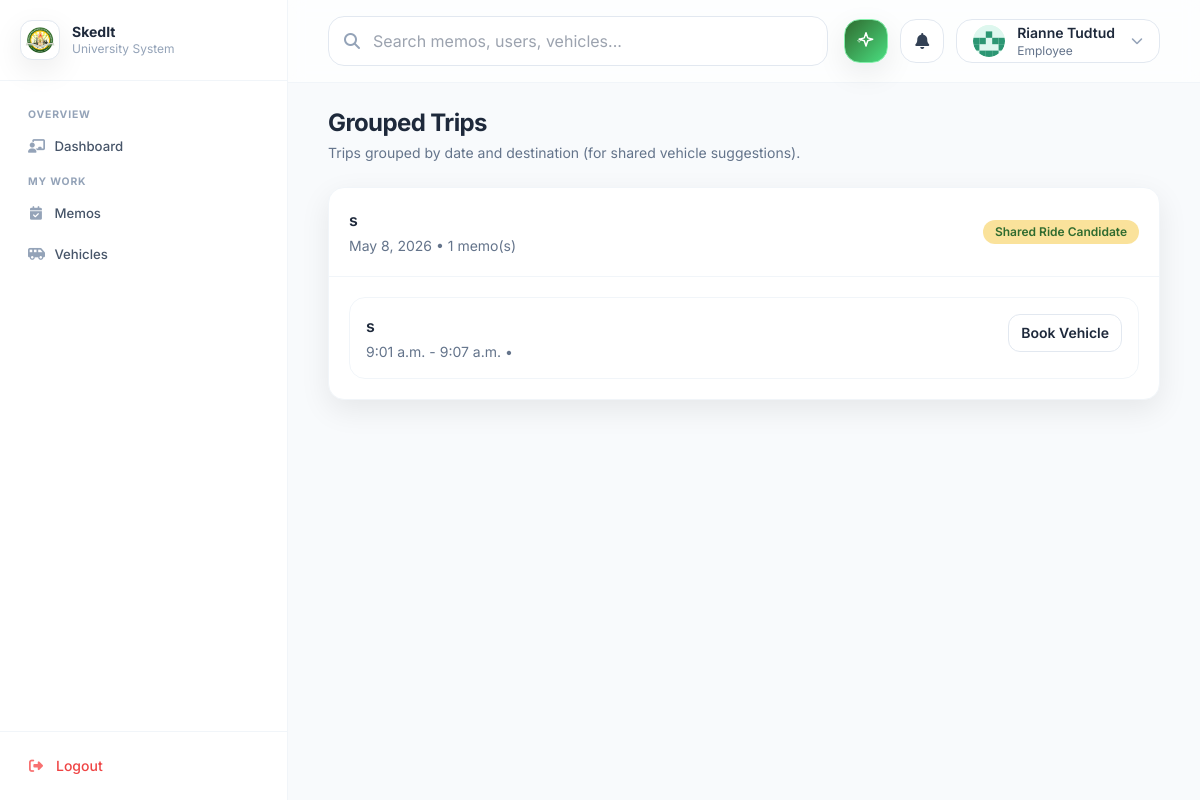
Before: /resources/trips/ (signed in) with the older database file.
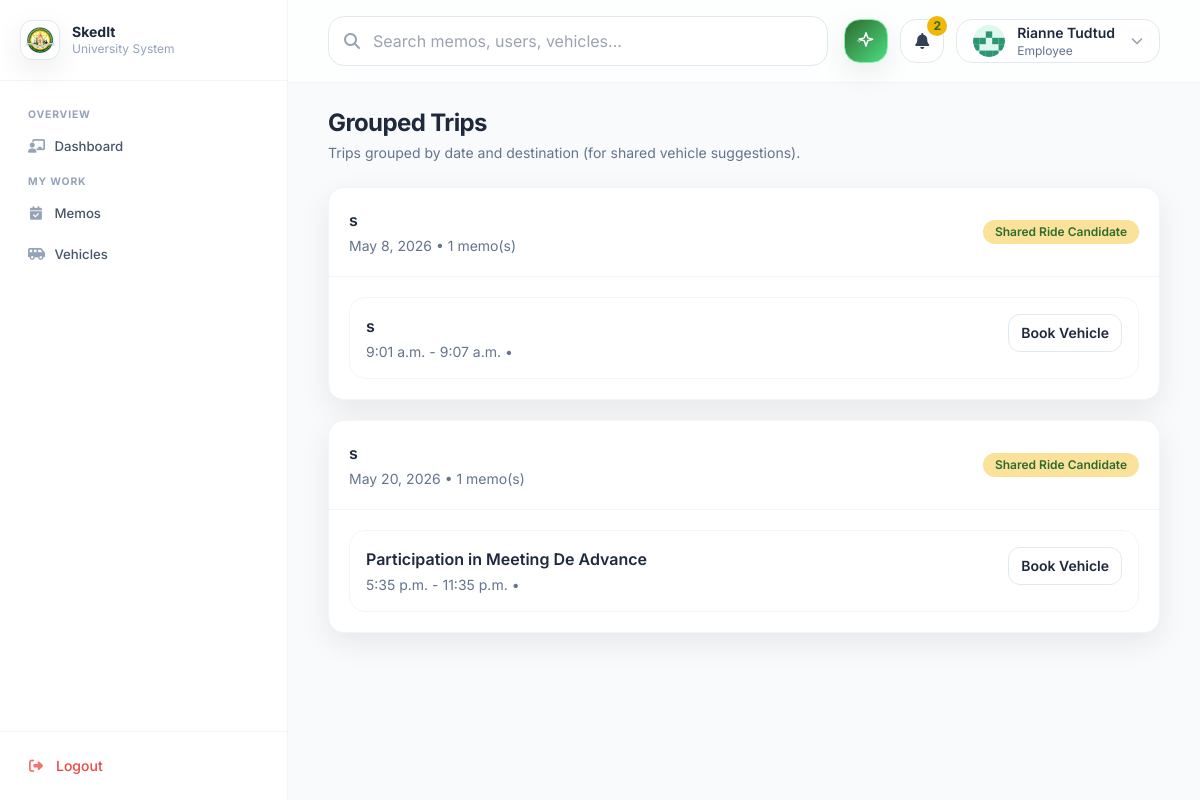
After: the same page with the newer database file.
### memos/models.py (models this page shows, shortened)
class Memo(models.Model):
    class Priority(models.TextChoices):
        CRITICAL = "critical", "Critical"
        HIGH = "high", "High"
        MEDIUM = "medium", "Medium"
        LOW = "low", "Low"
    class Status(models.TextChoices):
        DRAFT = "draft", "Draft"
        PENDING = "pending", "Pending"
        APPROVED = "approved", "Approved"
        REJECTED = "rejected", "Rejected"
        DELEGATED = "delegated", "Delegated"
        CONFLICT = "conflict", "Conflict"
    class Category(models.TextChoices):
        INTERNAL = "internal", "Internal"
        EXTERNAL = "external", "External"
    title = models.CharField(max_length=200)
    description = models.TextField(blank=True)
    created_by = models.ForeignKey(
        settings.AUTH_USER_MODEL,
        on_delete=models.SET_NULL,
        null=True,
        blank=True,
        related_name="created_memos",
    )
    employees = models.ManyToManyField(
        settings.AUTH_USER_MODEL, related_name="memos", blank=True
    )
    to_all = models.BooleanField(default=False)
    reference_number = models.CharField(max_length=50, blank=True)
    date = models.DateField()
    start_time = models.TimeField()
    end_time = models.TimeField()
    venue = models.CharField(max_length=255, blank=True)
    destination = models.CharField(max_length=255, blank=True)
    priority = models.CharField(max_length=10, choices=Priority.choices, default=Priority.MEDIUM)
    required = models.BooleanField(default=False)
    category = models.CharField(max_length=20, choices=Category.choices, default=Category.INTERNAL)
    status = models.CharField(max_length=15, choices=Status.choices, default=Status.PENDING)
    delegated_to = models.ForeignKey(
        settings.AUTH_USER_MODEL,
        on_delete=models.SET_NULL,
        null=True,
        blank=True,
        related_name="delegated_memos",
    )
    campus = models.ForeignKey(
        "accounts.Campus", on_delete=models.SET_NULL, null=True, blank=True, related_name="memos"
    )
    department = models.ForeignKey(
        "accounts.Department", on_delete=models.SET_NULL, null=True, blank=True, related_name="memos"
    )
    created_at = models.DateTimeField(default=timezone.now, editable=False)
    updated_at = models.DateTimeField(auto_now=True)
    class Meta:
        ordering = ["-date", "start_time"]
        indexes = [
            models.Index(fields=["date", "start_time", "end_time"]),
        ]

### resources/views.py (the view)
# urls.py: path("trips/", views.grouped_trips, name="grouped_trips"),
def grouped_trips(request):
    memos = Memo.objects.exclude(destination="").order_by("date", "destination", "start_time")
    grouped = {}
    for m in memos:
        key = (m.date, (m.destination or "").strip().lower())
        grouped.setdefault(key, []).append(m)
    groups = [
        {"date": k[0], "destination": (v[0].destination or "").strip(), "memos": v}
        for k, v in grouped.items()
    ]
    return render(request, "resources/grouped_trips.html", {"groups": groups})

### notifications/context_processors.py (called while the page is built)
def unread_notifications(request):
    user = getattr(request, "user", None)
    if not user or not getattr(user, "is_authenticated", False):
        return {
            "unread_notifications_count": 0,
            "recent_notifications": [],
        }
    return {
        "unread_notifications_count": Notification.objects.filter(user=user, is_read=False).count(),
        "recent_notifications": (
            Notification.objects.filter(user=user)
            .order_by("-created_at")[:8]
        ),
    }

### resources/templates/resources/grouped_trips.html (shortened to what this page needs)
{% extends "base.html" %}
{% block content %}
<div class="flex items-center justify-between gap-4">
  <div>
    <h1 class="text-2xl font-bold tracking-tight">Grouped Trips</h1>
    <p class="text-sm text-slate-500 mt-1">Trips grouped by date and destination (for shared vehicle suggestions).</p>
  </div>
</div>
<div class="mt-6 space-y-5">
  {% for g in groups %}
    <div class="rounded-2xl bg-white border border-slate-100 shadow-soft overflow-hidden">
      <div class="p-5 border-b border-slate-100 flex items-center justify-between">
        <div>
          <div class="font-semibold">{{ g.destination }}</div>
          <div class="text-sm text-slate-500 mt-1">{{ g.date }} • {{ g.memos|length }} memo(s)</div>
        </div>
        <span class="px-3 py-1 rounded-full text-xs font-semibold bg-uniGold/40 text-uniGreen">Shared Ride Candidate</span>
      </div>
      <div class="p-5 space-y-3">
        {% for m in g.memos %}
          <div class="p-4 rounded-2xl border border-slate-100 hover:border-uniGold/60 hover:bg-green-50/40 transition">
            <div class="flex items-start justify-between gap-4">
              <div>
                <div class="font-semibold">{{ m.title }}</div>
                <div class="text-sm text-slate-500 mt-1">{{ m.start_time }} - {{ m.end_time }} • {{ m.assigned_user }}</div>
              </div>
              <a href="{% url 'resources:vehicle_book' m.pk %}" class="px-3 py-2 rounded-xl bg-white border border-slate-200 text-sm font-semibold hover:border-uniGold transition">Book Vehicle</a>
            </div>
          </div>
        {% endfor %}
      </div>
    </div>
  {% empty %}
    <div class="rounded-2xl bg-white border border-slate-100 shadow-soft p-8 text-sm text-slate-500">No trips to group yet.</div>
  {% endfor %}
</div>
{% endblock %}

### templates/partials/topbar.html (shortened to what this page needs)
{% load static %}
<link rel="stylesheet" href="https://cdnjs.cloudflare.com/ajax/libs/cropperjs/1.6.2/cropper.min.css" />
<header class="sticky top-0 z-20 bg-white/70 backdrop-blur border-b border-slate-100">
  <div class="px-4 sm:px-6 lg:px-10 py-4 flex items-center justify-between gap-4">
    <div class="flex-1 hidden lg:block">
      <div class="relative max-w-xl">
        <i class="fa-solid fa-magnifying-glass absolute left-4 top-1/2 -translate-y-1/2 text-slate-400"></i>
        <input
          class="w-full pl-11 pr-4 py-3 rounded-2xl bg-white border border-slate-200 focus:outline-none focus:ring-2 focus:ring-uniGold/50 focus:border-uniGold transition"
          placeholder="Search memos, users, vehicles..." />
      </div>
    </div>
    <div class="flex items-center gap-3">
      <div class="relative" id="aiChatWrapper">
        <button id="aiChatBtn" title="AI Assistant"
          class="relative h-11 w-11 rounded-2xl bg-gradient-to-br from-uniGreen to-green-400 border border-green-300 hover:opacity-90 transition flex items-center justify-center focus:outline-none shadow-soft"
          aria-haspopup="true" aria-expanded="false">
        </button>
      </div>
      <div class="relative" id="notifDropdownWrapper">
        <button id="notifBellBtn"
          class="relative h-11 w-11 rounded-2xl bg-white border border-slate-200 hover:border-uniGold transition flex items-center justify-center focus:outline-none"
          aria-haspopup="true" aria-expanded="false">
          <i class="fa-solid fa-bell text-slate-700"></i>
          {% if unread_notifications_count and unread_notifications_count > 0 %}
          <span id="notifBadge"
            class="absolute -top-1 -right-1 h-5 min-w-5 px-1 rounded-full bg-uniGold text-uniGreen text-xs font-bold flex items-center justify-center">
            {{ unread_notifications_count }}
          </span>
          {% endif %}
        </button>
      </div>
      <div class="relative" id="profileDropdownWrapper">
        <button id="profileDropdownBtn"
          class="h-11 px-4 rounded-2xl bg-white border border-slate-200 hover:border-uniGold transition flex items-center gap-3 cursor-pointer focus:outline-none"
          aria-haspopup="true" aria-expanded="false">
          <div id="topbarAvatar"
            class="h-8 w-8 rounded-full overflow-hidden flex-shrink-0 bg-green-100 text-uniGreen flex items-center justify-center">
            {% if request.user.is_authenticated and request.user.profile.profile_picture %}
            <img src="{{ request.user.profile.profile_picture.url }}" alt="avatar" class="h-full w-full object-cover" />
            {% else %}
            <canvas id="topbarIdenticonCanvas" width="32" height="32" style="display:block;border-radius:50%;"></canvas>
            {% endif %}
          </div>
          <div class="leading-tight text-left hidden sm:block">
            {% if request.user.is_authenticated %}
            <div class="text-sm font-semibold" id="topbarName">
              {% if request.user.profile.first_name %}
              {{ request.user.profile.first_name }} {{ request.user.profile.last_name }}
              {% else %}
              {{ request.user.username }}
              {% endif %}
            </div>
            <div class="text-xs text-slate-500">
              {% if request.user.is_staff %}
              Admin
              {% else %}
              {{ request.user.profile.get_role_display|default:"User" }}
              {% endif %}
            </div>
            {% else %}
            <div class="text-sm font-semibold">Guest</div>
            <div class="text-xs text-slate-500">Sign in required</div>
            {% endif %}
          </div>
          <i class="fa-solid fa-chevron-down text-xs text-slate-400 ml-1 transition-transform duration-200"
            id="profileChevron"></i>
        </button>
      </div>
    </div>
  </div>
</header>

Changed rows visible on the page:
added Memo: date "May 20, 2026", title "Participation in Meeting De Advance", start_time "5:35 p.m.", end_time "11:35 p.m.", shown under "s"
Other visible differences:
{{ unread_notifications_count }}: (not shown) → "2"
new list line: "s • 1 memo(s) Shared Ride Candidate"
